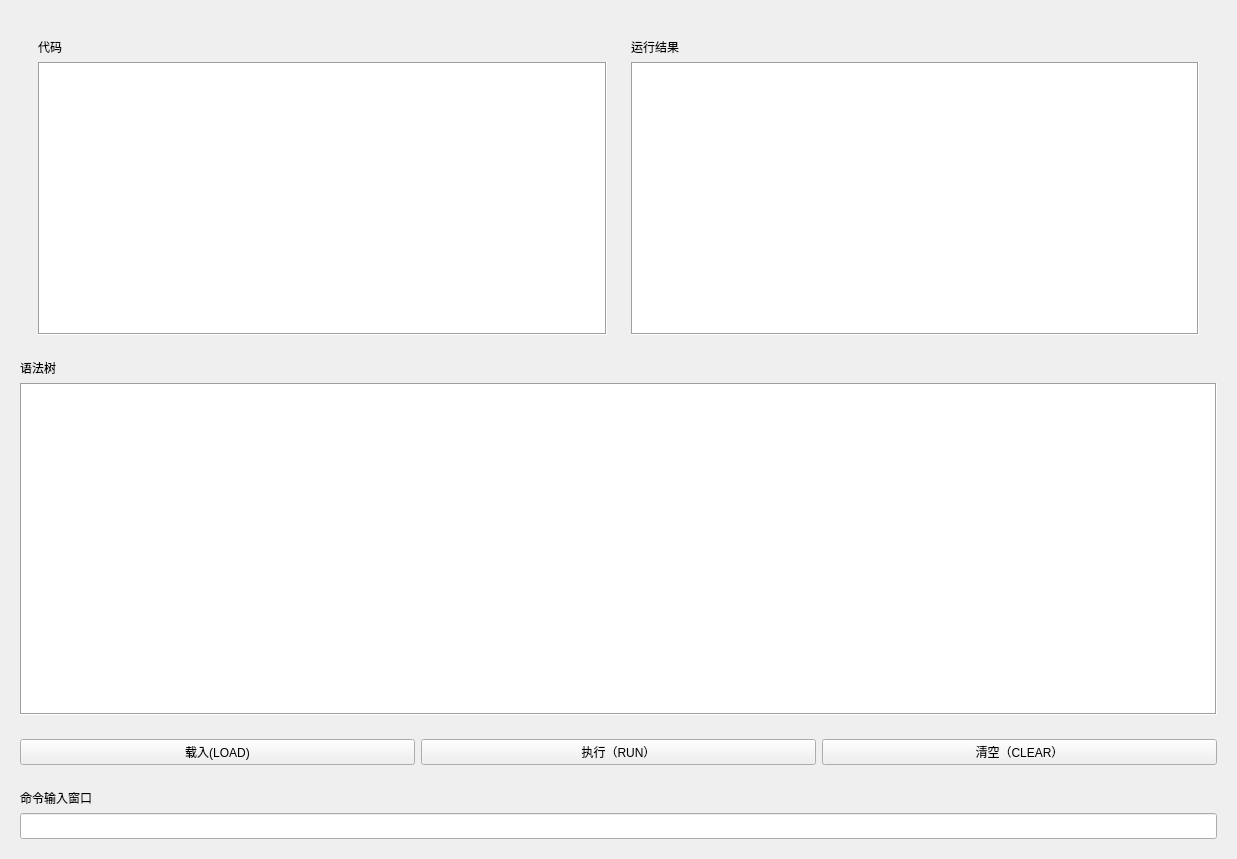
<?xml version="1.0" encoding="UTF-8"?>
<ui version="4.0">
 <class>mainBasic</class>
 <widget class="QWidget" name="mainBasic">
  <property name="geometry">
   <rect>
    <x>0</x>
    <y>0</y>
    <width>1237</width>
    <height>859</height>
   </rect>
  </property>
  <property name="windowTitle">
   <string>mainBasic</string>
  </property>
  <layout class="QVBoxLayout" name="verticalLayout_5">
   <item>
    <widget class="QWidget" name="widget_2" native="true">
     <layout class="QVBoxLayout" name="verticalLayout">
      <item>
       <widget class="QWidget" name="widget_4" native="true">
        <layout class="QHBoxLayout" name="horizontalLayout">
         <item>
          <widget class="QWidget" name="widget" native="true">
           <layout class="QVBoxLayout" name="verticalLayout_2">
            <item>
             <widget class="QLabel" name="label_2">
              <property name="text">
               <string>代码</string>
              </property>
             </widget>
            </item>
            <item>
             <widget class="QTextBrowser" name="codeBoard">
              <property name="font">
               <font>
                <family>Bookman Old Style</family>
                <pointsize>14</pointsize>
                <weight>75</weight>
                <bold>true</bold>
               </font>
              </property>
              <property name="frameShape">
               <enum>QFrame::Box</enum>
              </property>
              <property name="html">
               <string>&lt;!DOCTYPE HTML PUBLIC &quot;-//W3C//DTD HTML 4.0//EN&quot; &quot;http://www.w3.org/TR/REC-html40/strict.dtd&quot;&gt;
&lt;html&gt;&lt;head&gt;&lt;meta name=&quot;qrichtext&quot; content=&quot;1&quot; /&gt;&lt;style type=&quot;text/css&quot;&gt;
p, li { white-space: pre-wrap; }
&lt;/style&gt;&lt;/head&gt;&lt;body style=&quot; font-family:'Bookman Old Style'; font-size:14pt; font-weight:600; font-style:normal;&quot;&gt;
&lt;p style=&quot;-qt-paragraph-type:empty; margin-top:0px; margin-bottom:0px; margin-left:0px; margin-right:0px; -qt-block-indent:0; text-indent:0px;&quot;&gt;&lt;br /&gt;&lt;/p&gt;&lt;/body&gt;&lt;/html&gt;</string>
              </property>
             </widget>
            </item>
           </layout>
          </widget>
         </item>
         <item>
          <widget class="QWidget" name="widget_3" native="true">
           <layout class="QVBoxLayout" name="verticalLayout_3">
            <item>
             <widget class="QLabel" name="label_3">
              <property name="text">
               <string>运行结果</string>
              </property>
             </widget>
            </item>
            <item>
             <widget class="QTextBrowser" name="resultBoard">
              <property name="font">
               <font>
                <family>Bookman Old Style</family>
                <pointsize>14</pointsize>
               </font>
              </property>
              <property name="frameShape">
               <enum>QFrame::Box</enum>
              </property>
             </widget>
            </item>
           </layout>
          </widget>
         </item>
        </layout>
       </widget>
      </item>
      <item>
       <widget class="QLabel" name="label">
        <property name="text">
         <string>语法树</string>
        </property>
       </widget>
      </item>
      <item>
       <widget class="QTextBrowser" name="treeBoard">
        <property name="font">
         <font>
          <family>Bookman Old Style</family>
          <pointsize>14</pointsize>
         </font>
        </property>
        <property name="frameShape">
         <enum>QFrame::Box</enum>
        </property>
       </widget>
      </item>
     </layout>
    </widget>
   </item>
   <item>
    <widget class="QWidget" name="widget_5" native="true">
     <layout class="QHBoxLayout" name="horizontalLayout_2">
      <item>
       <widget class="QPushButton" name="btnLoad">
        <property name="text">
         <string>载入(LOAD)</string>
        </property>
       </widget>
      </item>
      <item>
       <widget class="QPushButton" name="btnRun">
        <property name="text">
         <string>执行（RUN）</string>
        </property>
       </widget>
      </item>
      <item>
       <widget class="QPushButton" name="btnClear">
        <property name="text">
         <string>清空（CLEAR）</string>
        </property>
       </widget>
      </item>
     </layout>
    </widget>
   </item>
   <item>
    <widget class="QWidget" name="widget_6" native="true">
     <layout class="QVBoxLayout" name="verticalLayout_4">
      <item>
       <widget class="QLabel" name="label_4">
        <property name="text">
         <string>命令输入窗口</string>
        </property>
       </widget>
      </item>
      <item>
       <widget class="QLineEdit" name="cmdLine">
        <property name="sizePolicy">
         <sizepolicy hsizetype="Expanding" vsizetype="Fixed">
          <horstretch>0</horstretch>
          <verstretch>0</verstretch>
         </sizepolicy>
        </property>
        <property name="font">
         <font>
          <family>Arial</family>
          <pointsize>11</pointsize>
          <weight>75</weight>
          <bold>true</bold>
         </font>
        </property>
        <property name="frame">
         <bool>true</bool>
        </property>
       </widget>
      </item>
     </layout>
    </widget>
   </item>
  </layout>
 </widget>
 <resources/>
 <connections/>
</ui>
